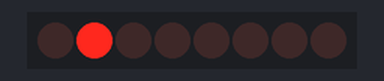
This sketch was run on a simulated Arduino Uno, built with avr-gcc and run on an emulated ATmega328P. On the bench: 8 shift-register outputs drawn as a row of LEDs (first output left, lit = HIGH). Wiring (inferred from the names in the program): shift register (74HC595): data pin 8; shift clock pin 10; latch pin 9. Wiring (inferred from the signals the program sends): row of LEDs: on Q0, Q1, Q2, Q3, Q4, Q5, Q6, Q7.

Above: at 0.1 s.
At 0.7 s:
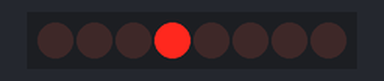
At 1.1 s:
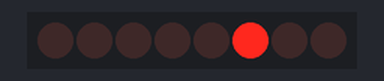
At 1.5 s:
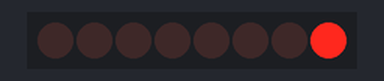
At 2.5 s:
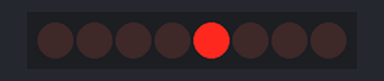
At 3.5 s:
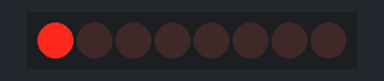
Timing chart, 0 to 3.8 s (numbered marks = the images above):
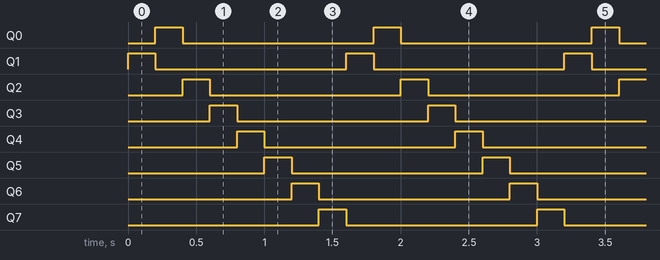

The sketch:

Shift_8_LEDs.ino
```cpp
//**************************************************************//
//  Name    : shiftOutCode, Hello World
//  Author  : Carlyn Maw,Tom Igoe, David A. Mellis
//  Date    : 25 Oct, 2006
//  Modified: 23 Mar 2010
//  Version : 2.0
//  Notes   : Code for using a 74HC595 Shift Register           //
//          : to count from 0 to 255
//****************************************************************

//Pin connected to ST_CP of 74HC595
int latchPin = 9;
//Pin connected to SH_CP of 74HC595
int clockPin = 10;
////Pin connected to DS of 74HC595
int dataPin = 8;

int arrayNumbersToDisplay[] = { 2, 1, 4, 8, 16, 32, 64, 128 };

void setup() {
  //set pins to output so you can control the shift register
  pinMode(latchPin, OUTPUT);
  pinMode(clockPin, OUTPUT);
  pinMode(dataPin, OUTPUT);
}

void loop() {
  // count from 0 to 255 and display the number
  // on the LEDs
  for (int numberToDisplay = 0; numberToDisplay < 8; numberToDisplay++) {
    // take the latchPin low so
    // the LEDs don't change while you're sending in bits:
    digitalWrite(latchPin, LOW);
    // shift out the bits:
    shiftOut(dataPin, clockPin, MSBFIRST, arrayNumbersToDisplay[numberToDisplay]);

    //take the latch pin high so the LEDs will light up:
    digitalWrite(latchPin, HIGH);
    // pause before next value:
    delay(200);
  }
}
```

Measured:
- by itself, Q0–7: alternates HIGH for 0.20 s and LOW for 1.4 s
- by itself, everything shown: repeats every 1.6 s, in 8 steps
